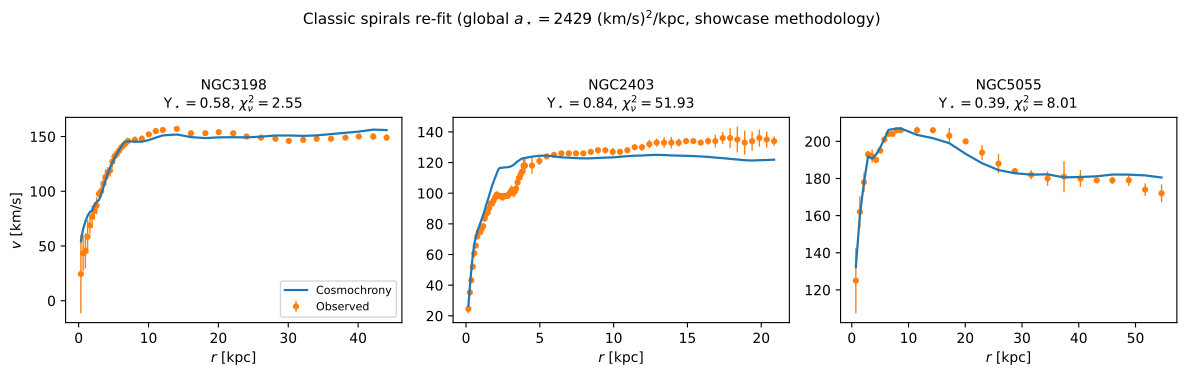

The script that saved this image:
#!/usr/bin/env python3
# -*- coding: utf-8 -*-
"""
Re-fit of the classic bright spirals NGC 3198, NGC 2403, NGC 5055 with the
CURRENT global saturation scale (showcase methodology), replacing the legacy
white-paper-era calibration a0 = eta*c*H0 of the old galaxy_rotcurves_3panel
figure (which gave red-chi2 ~ 4.8 / 47.8 / 20.7).

Methodology aligned with the published showcase figure (Cosmology 2.0, Fig 1):
  * a_star fixed globally (default 2429 (km/s)^2/kpc, the full-sample robust
    value used in the showcase); no per-galaxy adjustment of a_star;
  * per-galaxy stellar mass-to-light ratio ups_disk fitted in [0.01, 2.0],
    ups_bul = 0.7 fixed;
  * law = simple_nu.

Usage:
  python galaxy_rotcurves_ngc_refit.py                    # a_star = 2429
  python galaxy_rotcurves_ngc_refit.py --a-star 3000
  python galaxy_rotcurves_ngc_refit.py --refit-global     # recompute a_star
                                                          # from the full
                                                          # sample first

Output: galaxy_rotcurves_ngc_refit.pdf + printed chi2 table.
"""

import argparse
import os

import matplotlib

matplotlib.use("Agg")
import matplotlib.pyplot as plt
import numpy as np

from galaxy_rotcurves_3panel import (
  fit_global_a_star_robust,
  fit_ups_disk,
  list_rotmod_files,
  load_rotmod,
  vcosmo_from_components,
)

TARGETS = ["NGC3198", "NGC2403", "NGC5055"]
A_STAR_SHOWCASE = 2429.0   # (km/s)^2/kpc, full-sample robust value (Fig 1)
UPS_BUL = 0.7
LAW = "simple_nu"


def main():
  p = argparse.ArgumentParser(description=__doc__.splitlines()[1])
  p.add_argument("--a-star", type=float, default=A_STAR_SHOWCASE)
  p.add_argument("--data-dir", default="../data/Rotmod_LTG/")
  p.add_argument("--refit-global", action="store_true",
                 help="recompute the global a_star from the full sample")
  p.add_argument("--out", default="galaxy_rotcurves_ngc_refit.pdf")
  args = p.parse_args()

  a_star = args.a_star
  if args.refit_global:
    files = list_rotmod_files(args.data_dir, limit=None)
    a_star, score = fit_global_a_star_robust(
      files=files, a_min=1500.0, a_max=8000.0, ngrid=120,
      ups_bul=UPS_BUL, law=LAW, score="median",
    )
    print(f"Global refit: a_star = {a_star:.1f} (km/s)^2/kpc"
          f"  (median score {score:.2f})")

  fig, axes = plt.subplots(1, 3, figsize=(12, 3.6), sharey=False)
  print(f"\na_star = {a_star:.1f} (km/s)^2/kpc   ups_bul = {UPS_BUL}"
        f"   law = {LAW}")
  print(f"{'galaxy':>10} | {'ups_disk':>8} | {'red chi2':>8}")
  for ax, name in zip(axes, TARGETS):
    path = os.path.join(args.data_dir, f"{name}_rotmod.dat")
    r, vobs, ev, vgas, vdisk, vbul = load_rotmod(path)
    ups, red = fit_ups_disk(
      r, vobs, ev, vgas, vdisk, vbul,
      ups_bul=UPS_BUL, a_star=a_star, law=LAW,
      ups_min=0.01, ups_max=2.0,
    )
    vm = vcosmo_from_components(
      r, vgas, vdisk, vbul,
      ups_disk=ups, ups_bul=UPS_BUL, a_star=a_star, law=LAW,
    )
    print(f"{name:>10} | {ups:8.2f} | {red:8.2f}")
    ax.errorbar(r, vobs, yerr=ev, fmt="o", ms=3.5, lw=1, color="C1",
                label="Observed", zorder=2)
    ax.plot(r, vm, "-", color="C0", lw=1.6, label="Cosmochrony", zorder=3)
    ax.set_title(f"{name}\n"
                 rf"$\Upsilon_\star={ups:.2f}$, $\chi^2_\nu={red:.2f}$",
                 fontsize=10)
    ax.set_xlabel(r"$r$ [kpc]")
  axes[0].set_ylabel(r"$v$ [km/s]")
  axes[0].legend(fontsize=8, loc="lower right")
  fig.suptitle(
    rf"Classic spirals re-fit (global $a_\star={a_star:.0f}$ (km/s)$^2$/kpc,"
    " showcase methodology)", y=1.04, fontsize=11)
  fig.tight_layout()
  fig.savefig(args.out, dpi=200, bbox_inches="tight")
  print(f"Saved: {args.out}")


if __name__ == "__main__":
  main()
